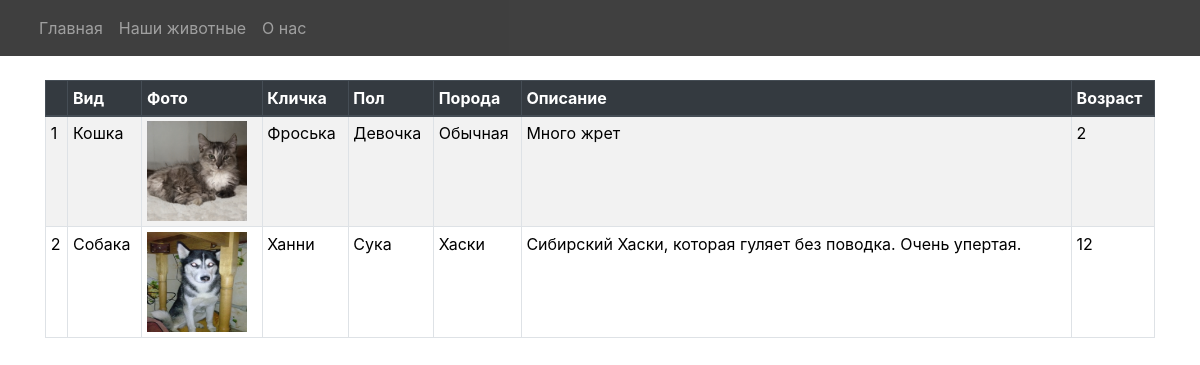
Page /pet_list on the committed database.
### p_library/models.py (models this page shows, shortened)
class Pet(models.Model):
	type_pet = models.ForeignKey(AnimalType, on_delete=models.CASCADE, related_name='type_pet')
	name = models.CharField(max_length=30)
	sex = models.ForeignKey(AnimalSex, on_delete=models.CASCADE, related_name='sex')
	pet_breed = models.CharField(max_length=50, blank=True)
	description = models.TextField(blank=True)
	age = models.SmallIntegerField()
	photo = models.ImageField(upload_to='photos/%Y/%m/%d', blank=True)

class AnimalType(models.Model):
	animal_type = models.CharField(max_length=30)
	def __str__(self):
		return self.animal_type

class AnimalSex(models.Model):
	animal_sex = models.CharField(max_length=10)
	def __str__(self):
		return self.animal_sex

### p_library/views.py (the view)
# urls.py: path('pet_list', PetList.as_view(), name='pet_list'),
class PetList(ListView):
	model = Pet
	template_name = 'pet_list.html'

### p_library/templates/pet_list.html
{% extends 'base.html' %}
{% block body %}
<table class="table table-striped table-sm table-bordered">
	<thead class="thead-dark">
		<tr>
			<th>&nbsp;</th>
			<th>Вид</th>
			<th>Фото</th>
			<th>Кличка</th>
			<th>Пол</th>
			<th>Порода</th>
			<th>Описание</th>
			<th>Возраст</th>
		</tr>
	</thead>
	<tbody>
	{% for pet in object_list %}
		<tr>
			<td>{{ forloop.counter }}</td>
			<td>{{ pet.type_pet }}</td>
			<td>
				{% if pet.photo %}
				<img src="{{ pet.photo.url }}" width="100" height="100" alt="">
				{% endif %}
			</td>
			<td>{{ pet.name }}</td>
			<td>{{ pet.sex }}</td>
			<td>{{ pet.pet_breed }}</td>
			<td>{{ pet.description }}</td>
			<td>{{ pet.age }}</td>
		</tr>
	{% endfor %}
	</tbody>
</table>
{% endblock body%}

### p_library/templates/base.html (shortened to what this page needs)
<!DOCTYPE html>
<html lang="ru">
<head>
    {% block bootstrap_header %}
    {% load static %}
    <link rel="stylesheet" href='{% static "css/bootstrap.min.css" %}'>
    {% endblock bootstrap_header %}
    <link rel="stylesheet" href='{% static "css/style.css" %}'>
</head>
<body>
   <div class="container-fluid">
        <div class="row">
            <div class="col-12 dark-bg">
                <nav class="navbar navbar-expand navbar-dark bg-transparent">
                    <div class="collapse navbar-collapse" id="navbarNavDropdown">
                        <ul class="navbar-nav mr-auto">
                        <li id="menu-item-main" class="nav-item">
                            <a  class="nav-link" href="/">Главная</span></a>
                        </li>
                        <li id="menu-item-redactions" class="nav-item">
                            <a class="nav-link" href="/pet_list">Наши животные</a>
                        </li>
                        <li id="menu-item-lended" class="nav-item">
                            <a class="nav-link" href="/about">О нас</a>
                        </li>
                        </ul>
                    </div>
                </nav>
            </div>
        </div>
        <div class="row">
            <div class="col space">
            </div>
        </div>
    <div class="container">
        {% block body %}
        {% endblock body %}
    </div>
</body>

### p_library/static/css/style.css (style rules this page uses)
.container-fluid { color: white; }
.dark-bg { color: white; background-color: black; opacity: 0.75; }
.space { height: 3vh; }
th { color: white; }
td { color: black; }

### rows in the picture
Pet: type_pet "Кошка", photo (picture), name "Фроська", sex "Девочка", pet_breed "Обычная", description "Много жрет", age "2"
Pet: type_pet "Собака", photo (picture), name "Ханни", sex "Сука", pet_breed "Хаски", description "Сибирский Хаски, которая гуляет без поводка. Очень упертая.", age "12"
